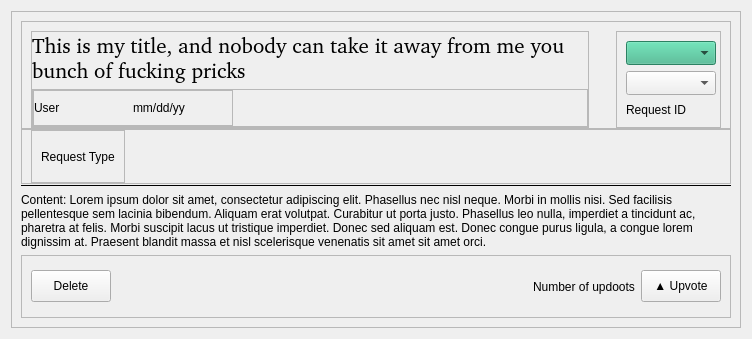
<?xml version="1.0" encoding="UTF-8"?>
<ui version="4.0">
 <class>Form</class>
 <widget class="QWidget" name="Form">
  <property name="geometry">
   <rect>
    <x>0</x>
    <y>0</y>
    <width>748</width>
    <height>339</height>
   </rect>
  </property>
  <property name="windowTitle">
   <string>Form</string>
  </property>
  <layout class="QVBoxLayout" name="verticalLayout">
   <item>
    <widget class="QFrame" name="frame_request">
     <property name="sizePolicy">
      <sizepolicy hsizetype="MinimumExpanding" vsizetype="Preferred">
       <horstretch>0</horstretch>
       <verstretch>0</verstretch>
      </sizepolicy>
     </property>
     <property name="minimumSize">
      <size>
       <width>730</width>
       <height>0</height>
      </size>
     </property>
     <property name="maximumSize">
      <size>
       <width>16777215</width>
       <height>16777215</height>
      </size>
     </property>
     <property name="frameShape">
      <enum>QFrame::Shape::StyledPanel</enum>
     </property>
     <property name="frameShadow">
      <enum>QFrame::Shadow::Raised</enum>
     </property>
     <layout class="QVBoxLayout" name="verticalLayout_28">
      <property name="spacing">
       <number>0</number>
      </property>
      <item>
       <widget class="QFrame" name="frame_27">
        <property name="sizePolicy">
         <sizepolicy hsizetype="Preferred" vsizetype="Minimum">
          <horstretch>0</horstretch>
          <verstretch>0</verstretch>
         </sizepolicy>
        </property>
        <property name="frameShape">
         <enum>QFrame::Shape::StyledPanel</enum>
        </property>
        <property name="frameShadow">
         <enum>QFrame::Shadow::Raised</enum>
        </property>
        <layout class="QHBoxLayout" name="horizontalLayout_14">
         <property name="bottomMargin">
          <number>0</number>
         </property>
         <item>
          <widget class="QFrame" name="frame_28">
           <property name="sizePolicy">
            <sizepolicy hsizetype="Expanding" vsizetype="Preferred">
             <horstretch>0</horstretch>
             <verstretch>0</verstretch>
            </sizepolicy>
           </property>
           <property name="minimumSize">
            <size>
             <width>0</width>
             <height>0</height>
            </size>
           </property>
           <property name="frameShape">
            <enum>QFrame::Shape::StyledPanel</enum>
           </property>
           <property name="frameShadow">
            <enum>QFrame::Shadow::Raised</enum>
           </property>
           <layout class="QVBoxLayout" name="verticalLayout_29">
            <property name="leftMargin">
             <number>0</number>
            </property>
            <property name="topMargin">
             <number>0</number>
            </property>
            <property name="rightMargin">
             <number>0</number>
            </property>
            <property name="bottomMargin">
             <number>0</number>
            </property>
            <item>
             <widget class="QLabel" name="label_request_title">
              <property name="sizePolicy">
               <sizepolicy hsizetype="Expanding" vsizetype="Preferred">
                <horstretch>0</horstretch>
                <verstretch>0</verstretch>
               </sizepolicy>
              </property>
              <property name="font">
               <font>
                <family>:/font/font/Playfair_Display/PlayfairDisplay-VariableFont_wght.ttf</family>
                <pointsize>16</pointsize>
               </font>
              </property>
              <property name="styleSheet">
               <string notr="true">font-family: url(:/font/font/Playfair_Display/PlayfairDisplay-VariableFont_wght.ttf)</string>
              </property>
              <property name="text">
               <string notr="true">This is my title, and nobody can take it away from me you bunch of fucking pricks</string>
              </property>
              <property name="scaledContents">
               <bool>false</bool>
              </property>
              <property name="alignment">
               <set>Qt::AlignmentFlag::AlignBottom|Qt::AlignmentFlag::AlignLeading|Qt::AlignmentFlag::AlignLeft</set>
              </property>
              <property name="wordWrap">
               <bool>true</bool>
              </property>
             </widget>
            </item>
            <item>
             <widget class="QFrame" name="frame_8">
              <property name="frameShape">
               <enum>QFrame::Shape::StyledPanel</enum>
              </property>
              <property name="frameShadow">
               <enum>QFrame::Shadow::Raised</enum>
              </property>
              <layout class="QHBoxLayout" name="horizontalLayout">
               <property name="leftMargin">
                <number>0</number>
               </property>
               <property name="topMargin">
                <number>0</number>
               </property>
               <property name="rightMargin">
                <number>0</number>
               </property>
               <property name="bottomMargin">
                <number>0</number>
               </property>
               <item>
                <widget class="QFrame" name="frame">
                 <property name="minimumSize">
                  <size>
                   <width>200</width>
                   <height>36</height>
                  </size>
                 </property>
                 <property name="maximumSize">
                  <size>
                   <width>16777215</width>
                   <height>16777215</height>
                  </size>
                 </property>
                 <property name="frameShape">
                  <enum>QFrame::Shape::StyledPanel</enum>
                 </property>
                 <property name="frameShadow">
                  <enum>QFrame::Shadow::Raised</enum>
                 </property>
                 <layout class="QHBoxLayout" name="horizontalLayout_2">
                  <property name="spacing">
                   <number>0</number>
                  </property>
                  <property name="leftMargin">
                   <number>0</number>
                  </property>
                  <property name="topMargin">
                   <number>0</number>
                  </property>
                  <property name="rightMargin">
                   <number>0</number>
                  </property>
                  <property name="bottomMargin">
                   <number>0</number>
                  </property>
                  <item>
                   <widget class="QLabel" name="label_request_user">
                    <property name="sizePolicy">
                     <sizepolicy hsizetype="Preferred" vsizetype="Preferred">
                      <horstretch>0</horstretch>
                      <verstretch>0</verstretch>
                     </sizepolicy>
                    </property>
                    <property name="text">
                     <string>User</string>
                    </property>
                    <property name="scaledContents">
                     <bool>false</bool>
                    </property>
                    <property name="alignment">
                     <set>Qt::AlignmentFlag::AlignLeading|Qt::AlignmentFlag::AlignLeft|Qt::AlignmentFlag::AlignVCenter</set>
                    </property>
                    <property name="margin">
                     <number>6</number>
                    </property>
                   </widget>
                  </item>
                  <item>
                   <widget class="QLabel" name="label_date">
                    <property name="text">
                     <string>mm/dd/yy</string>
                    </property>
                    <property name="alignment">
                     <set>Qt::AlignmentFlag::AlignLeading|Qt::AlignmentFlag::AlignLeft|Qt::AlignmentFlag::AlignVCenter</set>
                    </property>
                   </widget>
                  </item>
                 </layout>
                </widget>
               </item>
               <item>
                <spacer name="horizontalSpacer">
                 <property name="orientation">
                  <enum>Qt::Orientation::Horizontal</enum>
                 </property>
                 <property name="sizeHint" stdset="0">
                  <size>
                   <width>370</width>
                   <height>20</height>
                  </size>
                 </property>
                </spacer>
               </item>
              </layout>
             </widget>
            </item>
           </layout>
          </widget>
         </item>
         <item>
          <spacer name="horizontalSpacer_4">
           <property name="orientation">
            <enum>Qt::Orientation::Horizontal</enum>
           </property>
           <property name="sizeType">
            <enum>QSizePolicy::Policy::Ignored</enum>
           </property>
           <property name="sizeHint" stdset="0">
            <size>
             <width>36</width>
             <height>20</height>
            </size>
           </property>
          </spacer>
         </item>
         <item>
          <widget class="QFrame" name="frame_13">
           <property name="minimumSize">
            <size>
             <width>90</width>
             <height>0</height>
            </size>
           </property>
           <property name="baseSize">
            <size>
             <width>60</width>
             <height>0</height>
            </size>
           </property>
           <property name="frameShape">
            <enum>QFrame::Shape::StyledPanel</enum>
           </property>
           <property name="frameShadow">
            <enum>QFrame::Shadow::Raised</enum>
           </property>
           <layout class="QVBoxLayout" name="verticalLayout_7">
            <item>
             <widget class="QComboBox" name="comboBox_AdminPriority">
              <property name="enabled">
               <bool>true</bool>
              </property>
              <property name="sizePolicy">
               <sizepolicy hsizetype="Preferred" vsizetype="Fixed">
                <horstretch>0</horstretch>
                <verstretch>0</verstretch>
               </sizepolicy>
              </property>
              <property name="minimumSize">
               <size>
                <width>90</width>
                <height>24</height>
               </size>
              </property>
              <property name="maximumSize">
               <size>
                <width>16777215</width>
                <height>16777215</height>
               </size>
              </property>
              <property name="baseSize">
               <size>
                <width>48</width>
                <height>20</height>
               </size>
              </property>
              <property name="autoFillBackground">
               <bool>false</bool>
              </property>
              <property name="styleSheet">
               <string notr="true">background-color: #3EB489</string>
              </property>
              <property name="placeholderText">
               <string>Priority</string>
              </property>
              <item>
               <property name="text">
                <string>UNDEFINED</string>
               </property>
              </item>
              <item>
               <property name="text">
                <string>LOW</string>
               </property>
              </item>
              <item>
               <property name="text">
                <string>MEDIUM</string>
               </property>
              </item>
              <item>
               <property name="text">
                <string>HIGH</string>
               </property>
              </item>
             </widget>
            </item>
            <item>
             <widget class="QComboBox" name="comboBox_AdminStatus">
              <property name="enabled">
               <bool>true</bool>
              </property>
              <property name="minimumSize">
               <size>
                <width>90</width>
                <height>24</height>
               </size>
              </property>
              <property name="placeholderText">
               <string>Status</string>
              </property>
              <property name="frame">
               <bool>true</bool>
              </property>
              <item>
               <property name="text">
                <string>Unread</string>
               </property>
              </item>
              <item>
               <property name="text">
                <string>Working</string>
               </property>
              </item>
              <item>
               <property name="text">
                <string>Finished</string>
               </property>
              </item>
             </widget>
            </item>
            <item>
             <widget class="QLabel" name="label_requestID">
              <property name="text">
               <string>Request ID</string>
              </property>
             </widget>
            </item>
           </layout>
          </widget>
         </item>
        </layout>
       </widget>
      </item>
      <item>
       <widget class="QFrame" name="frame_reqType">
        <property name="minimumSize">
         <size>
          <width>0</width>
          <height>18</height>
         </size>
        </property>
        <property name="maximumSize">
         <size>
          <width>16777215</width>
          <height>55</height>
         </size>
        </property>
        <property name="frameShape">
         <enum>QFrame::Shape::StyledPanel</enum>
        </property>
        <property name="frameShadow">
         <enum>QFrame::Shadow::Raised</enum>
        </property>
        <layout class="QHBoxLayout" name="horizontalLayout_15">
         <property name="topMargin">
          <number>0</number>
         </property>
         <property name="bottomMargin">
          <number>0</number>
         </property>
         <item>
          <widget class="QFrame" name="frame_request_type">
           <property name="sizePolicy">
            <sizepolicy hsizetype="Preferred" vsizetype="Preferred">
             <horstretch>0</horstretch>
             <verstretch>0</verstretch>
            </sizepolicy>
           </property>
           <property name="minimumSize">
            <size>
             <width>67</width>
             <height>18</height>
            </size>
           </property>
           <property name="maximumSize">
            <size>
             <width>16777215</width>
             <height>16777215</height>
            </size>
           </property>
           <property name="frameShape">
            <enum>QFrame::Shape::StyledPanel</enum>
           </property>
           <property name="frameShadow">
            <enum>QFrame::Shadow::Raised</enum>
           </property>
           <layout class="QVBoxLayout" name="verticalLayout_31">
            <item>
             <widget class="QLabel" name="label_request_type">
              <property name="maximumSize">
               <size>
                <width>16777215</width>
                <height>16777215</height>
               </size>
              </property>
              <property name="text">
               <string>Request Type</string>
              </property>
             </widget>
            </item>
           </layout>
          </widget>
         </item>
         <item>
          <spacer name="horizontalSpacer_12">
           <property name="orientation">
            <enum>Qt::Orientation::Horizontal</enum>
           </property>
           <property name="sizeHint" stdset="0">
            <size>
             <width>40</width>
             <height>20</height>
            </size>
           </property>
          </spacer>
         </item>
        </layout>
       </widget>
      </item>
      <item>
       <widget class="Line" name="line">
        <property name="frameShadow">
         <enum>QFrame::Shadow::Plain</enum>
        </property>
        <property name="orientation">
         <enum>Qt::Orientation::Horizontal</enum>
        </property>
       </widget>
      </item>
      <item>
       <widget class="QLabel" name="label_content">
        <property name="minimumSize">
         <size>
          <width>710</width>
          <height>68</height>
         </size>
        </property>
        <property name="text">
         <string>Content: Lorem ipsum dolor sit amet, consectetur adipiscing elit. Phasellus nec nisl neque. Morbi in mollis nisi. Sed facilisis pellentesque sem lacinia bibendum. Aliquam erat volutpat. Curabitur ut porta justo. Phasellus leo nulla, imperdiet a tincidunt ac, pharetra at felis. Morbi suscipit lacus ut tristique imperdiet. Donec sed aliquam est. Donec congue purus ligula, a congue lorem dignissim at. Praesent blandit massa et nisl scelerisque venenatis sit amet sit amet orci.</string>
        </property>
        <property name="wordWrap">
         <bool>true</bool>
        </property>
       </widget>
      </item>
      <item>
       <widget class="QFrame" name="frame_upvote">
        <property name="minimumSize">
         <size>
          <width>0</width>
          <height>25</height>
         </size>
        </property>
        <property name="frameShape">
         <enum>QFrame::Shape::StyledPanel</enum>
        </property>
        <property name="frameShadow">
         <enum>QFrame::Shadow::Raised</enum>
        </property>
        <layout class="QHBoxLayout" name="horizontalLayout_7">
         <item>
          <widget class="QPushButton" name="delete_button">
           <property name="minimumSize">
            <size>
             <width>0</width>
             <height>32</height>
            </size>
           </property>
           <property name="text">
            <string>Delete</string>
           </property>
          </widget>
         </item>
         <item>
          <spacer name="horizontalSpacer_2">
           <property name="orientation">
            <enum>Qt::Orientation::Horizontal</enum>
           </property>
           <property name="sizeHint" stdset="0">
            <size>
             <width>40</width>
             <height>20</height>
            </size>
           </property>
          </spacer>
         </item>
         <item>
          <widget class="QLabel" name="upvote_label">
           <property name="text">
            <string>Number of updoots</string>
           </property>
          </widget>
         </item>
         <item>
          <widget class="QPushButton" name="pushButton_upvote">
           <property name="sizePolicy">
            <sizepolicy hsizetype="Fixed" vsizetype="Fixed">
             <horstretch>0</horstretch>
             <verstretch>0</verstretch>
            </sizepolicy>
           </property>
           <property name="minimumSize">
            <size>
             <width>32</width>
             <height>32</height>
            </size>
           </property>
           <property name="focusPolicy">
            <enum>Qt::FocusPolicy::ClickFocus</enum>
           </property>
           <property name="text">
            <string>▲ Upvote</string>
           </property>
           <property name="checkable">
            <bool>true</bool>
           </property>
          </widget>
         </item>
        </layout>
       </widget>
      </item>
     </layout>
    </widget>
   </item>
  </layout>
 </widget>
 <resources/>
 <connections/>
</ui>
